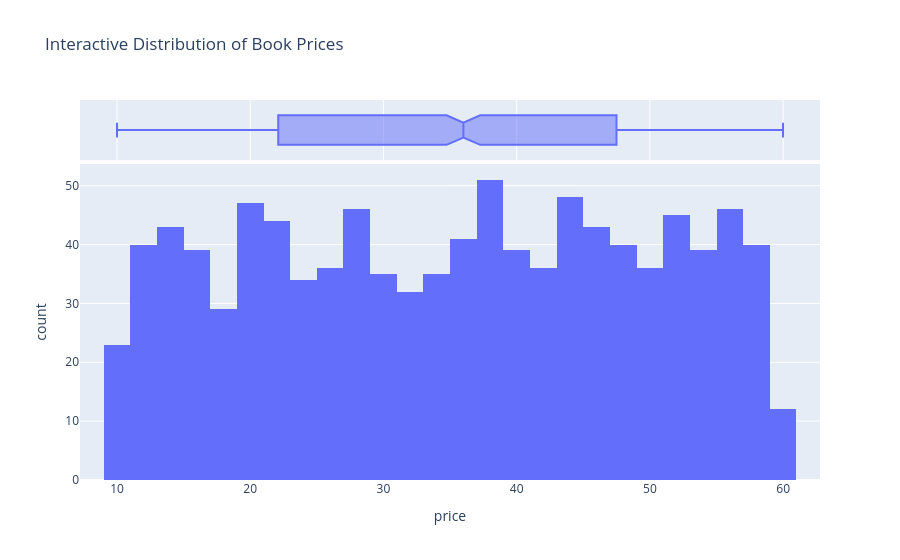

Source (notebook cell):
### Code cell
# Interactive Book Price Distribution


fig = px.histogram(
    books_clean,
    x="price",
    nbins=30,
    title="Interactive Distribution of Book Prices",
    marginal="box"
)

fig.show()

### Figure 1 — Plotly figure (JSON) as saved in the notebook; plotly's stock layout.template omitted (floating-point values rounded to 4 significant figures; data arrays with more than 128 entries replaced by an {"elided": "..."} marker saying what was removed)
{"data": [{"bingroup": "x", "hovertemplate": "price=%{x}<br>count=%{y}<extra></extra>", "legendgroup": "", "marker": {"color": "#636efa", "pattern": {"shape": ""}}, "name": "", "nbinsx": 30, "orientation": "v", "showlegend": false, "type": "histogram", "x": {"elided": "999 float values"}, "xaxis": "x", "yaxis": "y"}, {"hovertemplate": "price=%{x}<extra></extra>", "legendgroup": "", "marker": {"color": "#636efa"}, "name": "", "notched": true, "showlegend": false, "type": "box", "x": {"elided": "999 float values"}, "xaxis": "x2", "yaxis": "y2"}], "layout": {"barmode": "relative", "legend": {"tracegroupgap": 0}, "title": {"text": "Interactive Distribution of Book Prices"}, "xaxis": {"anchor": "y", "domain": [0, 1], "title": {"text": "price"}}, "xaxis2": {"anchor": "y2", "domain": [0, 1], "matches": "x", "showgrid": true, "showticklabels": false}, "yaxis": {"anchor": "x", "domain": [0, 0.8316], "title": {"text": "count"}}, "yaxis2": {"anchor": "x2", "domain": [0.8416, 1], "matches": "y2", "showgrid": false, "showline": false, "showticklabels": false, "ticks": ""}}}
